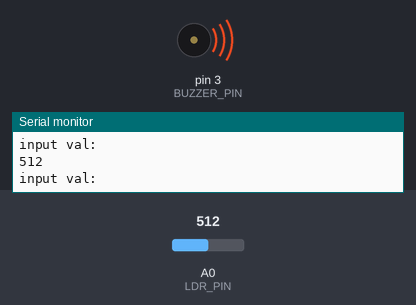
Bench run of a sketch on a simulated Arduino Uno, built with avr-gcc and run on an emulated ATmega328P. On the bench: buzzer (waves = sounding), the last lines printed to the serial monitor. The test bench sets the inputs (shaded band); at power-on: A0 (LDR_PIN) = 512.

Above: at 1.2 s.
1.3 s: A0 (LDR_PIN) set to 11
At 1.8 s:
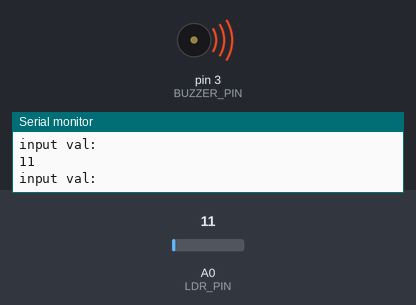
2.8 s: A0 (LDR_PIN) set to 8
At 3.8 s:
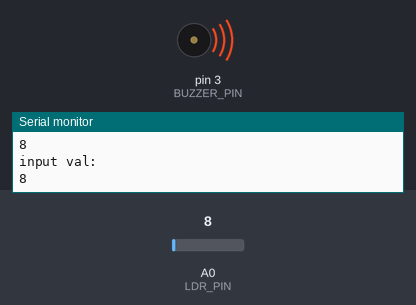
Timing chart, 0 to 5.8 s (numbered marks = the images above; inputs shaded):
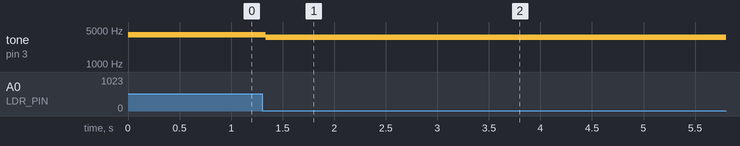

Measured:
- after the input at 1.3 s, tone on pin 3 (BUZZER_PIN): 4000 Hz → 3510 Hz at once
- after the input at 2.8 s, tone on pin 3 (BUZZER_PIN): 3510 Hz → 3507 Hz at once

The sketch:

theremin.ino
```cpp
#define BUZZER_PIN 3
#define LDR_PIN A0

void setup() {
  // put your setup code here, to run once:
  pinMode(BUZZER_PIN, OUTPUT);

  Serial.begin(9600);
  while (!Serial) {
    Serial.println("Hello, Buzzer!");
  }
}

void loop() {
  // put your main code here, to run repeatedly:
  int val = 0;
  int frequency = 0;

  // get input signal value (0 - 1023)
  val = analogRead(LDR_PIN);

  // convert value to another scale
  frequency = map(val, 0, 1023, 3500, 4500);

  Serial.println("input val: ");
  Serial.println(val);
  tone(BUZZER_PIN, frequency, 20);
}
```
